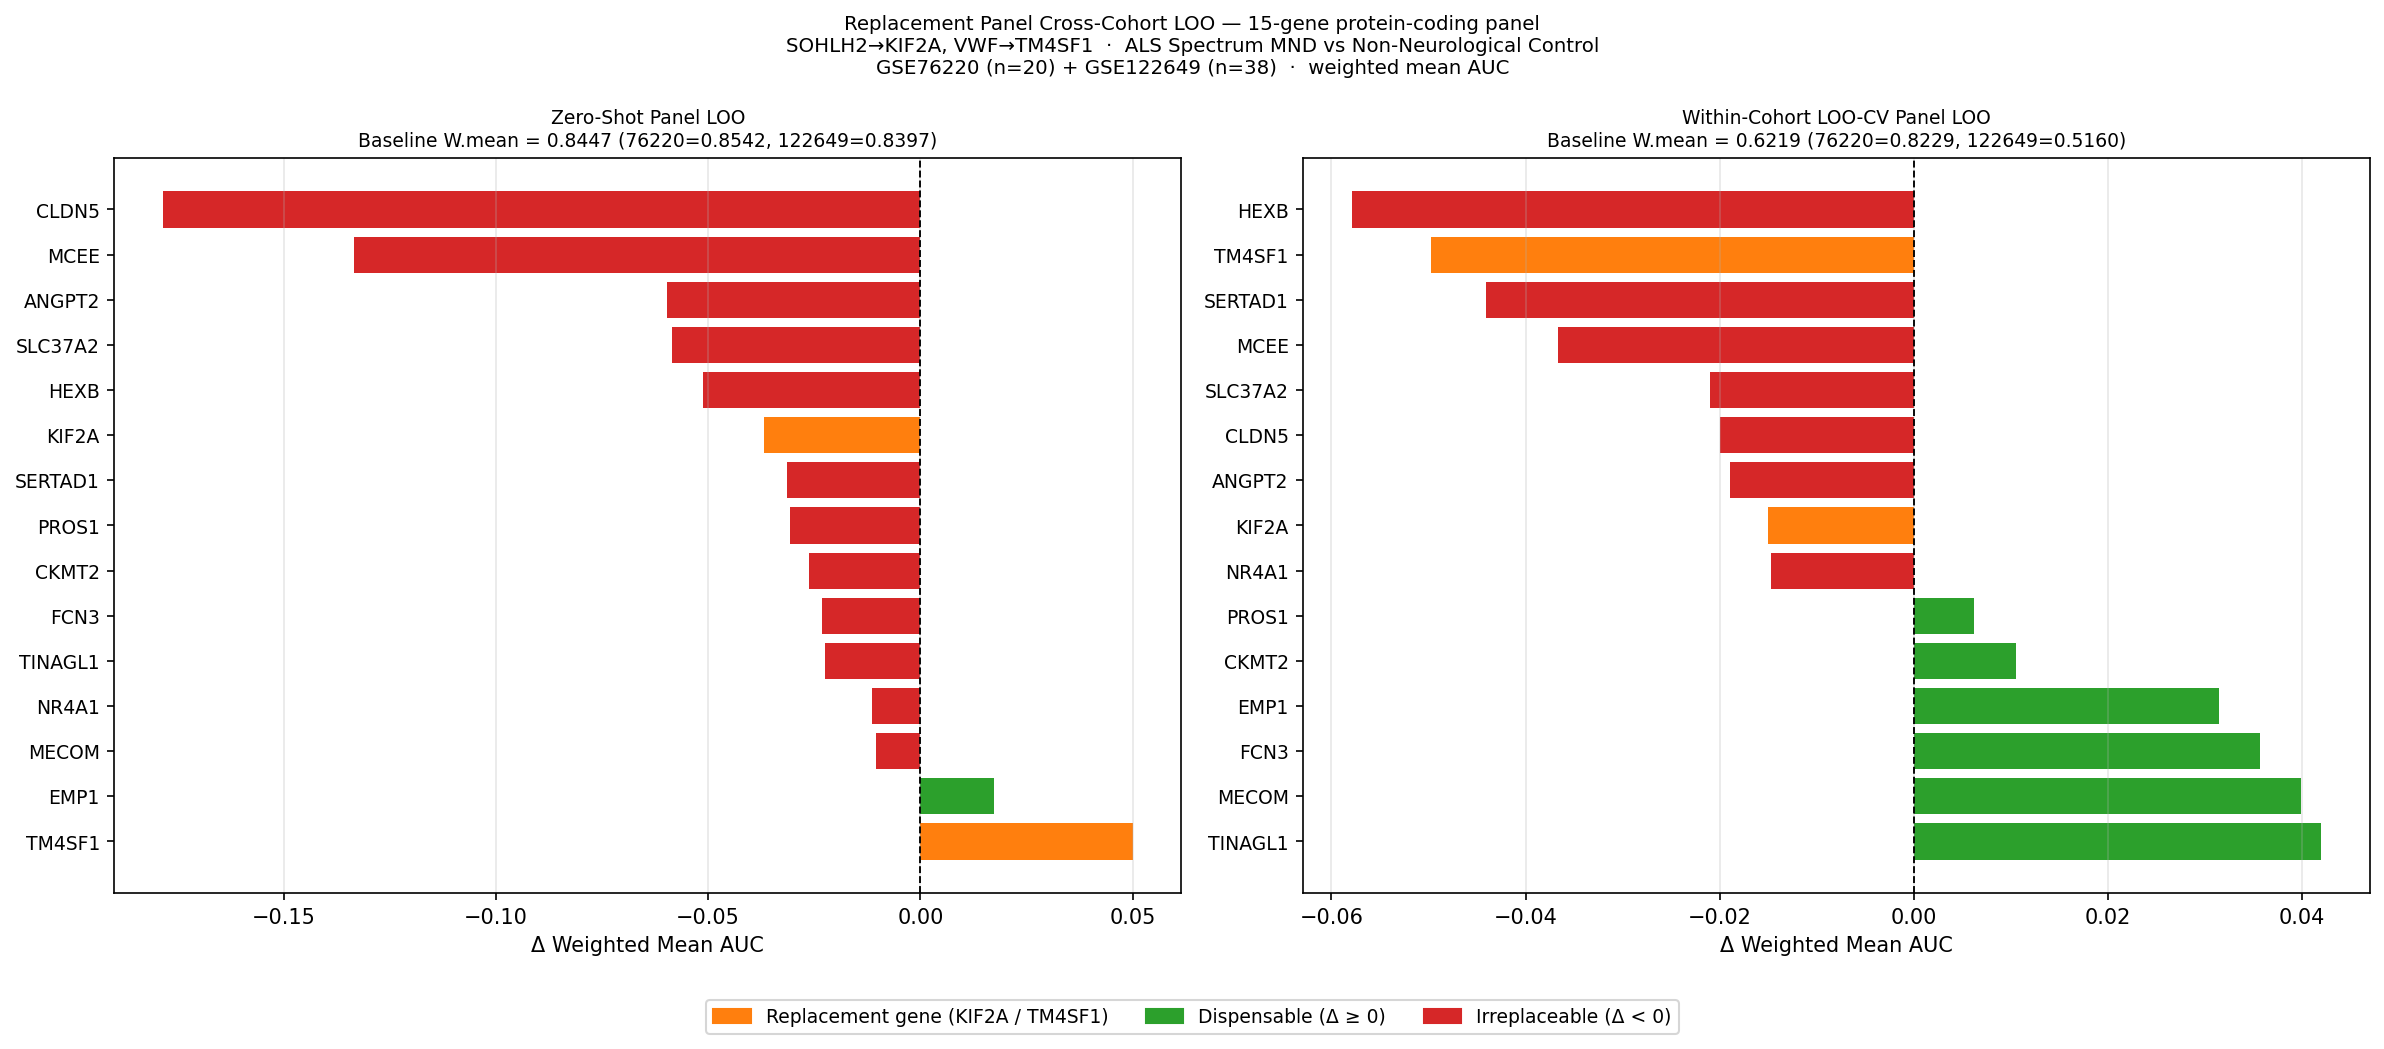

The script that saved this image:
"""Cross-cohort LOO on the 15-gene protein-coding replacement panel.

The replacement panel is the minimum transferable protein-coding panel with
the two weakest members swapped out for their greedy-identified replacements:

  SOHLH2 → KIF2A   (SOHLH2: most redundant; LOO Δ = -0.0018 within main cohort)
  VWF    → TM4SF1  (VWF: atypical cross-platform transfer; best swap for GSE76220)

This gives a clean 15-gene panel where every member is protein-coding, and
both new genes were already validated as part of the 4-swap greedy panel.

For each of the 15 panel genes, drops it and evaluates the 14-gene reduced
panel on two independent external cohorts:

  - GSE76220  (lumbar SC LCM,   n=20)
  - GSE122649 (motor cortex,    n=38)

Two evaluation conditions per cohort per removed gene:
  A) Zero-shot: retrain on GPL24676 using cohort-available genes; evaluate ZS.
  B) Within-cohort LOO-CV (min_child_samples=1).

Summary metric:
  Weighted mean AUC = (20 * AUC_76 + 38 * AUC_122) / 58
  Δ = weighted mean (14-gene) − weighted mean (full 15-gene baseline)
  Positive Δ → gene is dispensable; Negative Δ → gene is irreplaceable.

Outputs:
  replacement_panel_loo.txt  — results table
  replacement_panel_loo.png  — ZS and LOO Δ bar charts
"""
from __future__ import annotations

import json
import sys
import warnings
from pathlib import Path

import numpy as np

SCRIPT_DIR = Path(__file__).parent
ALS_DIR = SCRIPT_DIR.parent

sys.path.insert(0, str(ALS_DIR))

from utils import load_dataset  # noqa: E402

from additional_cohort_gse122649 import (  # noqa: E402
    _RAW_TAR,
    _RAW_TAR_URL,
    _download_with_retry,
    _extract_counts,
    _parse_soft,
)

_PANEL_CSV = SCRIPT_DIR / "lgbm_core25_panel.csv"
_PARAMS_PATH = SCRIPT_DIR / "lgbm_top500_best_params.json"

RANDOM_STATE = 42
N_76220 = 20
N_122649 = 38
TOTAL_N = N_76220 + N_122649

# Original 15 protein-coding panel members (symbols)
_PROTEIN_CODING_PANEL = {
    "MECOM", "SERTAD1", "FCN3", "PROS1", "ANGPT2", "EMP1", "TINAGL1",
    "CKMT2", "VWF", "CLDN5", "NR4A1", "SOHLH2", "HEXB", "MCEE", "SLC37A2",
}

# Greedy replacement mappings (symbol_out → symbol_in)
_REPLACEMENTS = {
    "SOHLH2": ("KIF2A",  "ENSG00000068796"),
    "VWF":    ("TM4SF1", "ENSG00000169908"),
}


# ---------------------------------------------------------------------------
# Data loaders (identical to cross_cohort_panel_loo.py)
# ---------------------------------------------------------------------------


def _load_gpl24676_raw() -> tuple[np.ndarray, list[str], np.ndarray]:
    (ds,) = load_dataset(
        "GSE153960", platform="GPL24676", resources_dir=ALS_DIR / "resources"
    )
    return ds.X.values.astype(np.float32), list(ds.X.columns), ds.y.values.astype(int)


def _load_gse76220_log1p() -> tuple[np.ndarray, list[str], np.ndarray]:
    (ds,) = load_dataset("GSE76220", resources_dir=ALS_DIR / "resources")
    with warnings.catch_warnings():
        warnings.filterwarnings("ignore", category=RuntimeWarning)
        X = np.log1p(ds.X.values.astype(np.float32))
    return X, list(ds.X.columns), ds.y.values.astype(int)


# ---------------------------------------------------------------------------
# Evaluation helpers (identical to cross_cohort_panel_loo.py)
# ---------------------------------------------------------------------------


def _zeroshot_auc(
    X_tr_raw: np.ndarray,
    tr_cols: list[int],
    y_tr: np.ndarray,
    X_te_log: np.ndarray,
    te_cols: list[int],
    y_te: np.ndarray,
    params: dict,
) -> float:
    from lightgbm import LGBMClassifier
    from sklearn.metrics import roc_auc_score
    from sklearn.preprocessing import StandardScaler

    X_tr = np.log1p(X_tr_raw[:, tr_cols])
    X_te = X_te_log[:, te_cols]
    sc = StandardScaler()
    X_tr_sc = sc.fit_transform(X_tr).astype(np.float32)
    X_te_sc = sc.transform(X_te).astype(np.float32)
    clf = LGBMClassifier(**params)
    with warnings.catch_warnings():
        warnings.filterwarnings("ignore")
        clf.fit(X_tr_sc, y_tr)
    return float(roc_auc_score(y_te, clf.predict_proba(X_te_sc)[:, 1]))


def _loo_cv_auc(
    X_log: np.ndarray,
    cols: list[int],
    y: np.ndarray,
    params: dict,
) -> float:
    from lightgbm import LGBMClassifier
    from sklearn.metrics import roc_auc_score
    from sklearn.preprocessing import StandardScaler

    loo_params = {**params, "min_child_samples": 1}
    X = X_log[:, cols]
    n = len(y)
    scores = np.zeros(n)
    for i in range(n):
        tr = [j for j in range(n) if j != i]
        sc = StandardScaler()
        X_tr = sc.fit_transform(X[tr]).astype(np.float32)
        X_va = sc.transform(X[[i]]).astype(np.float32)
        clf = LGBMClassifier(**loo_params)
        with warnings.catch_warnings():
            warnings.filterwarnings("ignore")
            clf.fit(X_tr, y[tr])
        scores[i] = clf.predict_proba(X_va)[0, 1]
    return float(roc_auc_score(y, scores))


# ---------------------------------------------------------------------------
# Panel construction
# ---------------------------------------------------------------------------


def _build_replacement_panel(
    feat_train: list[str],
) -> list[tuple[str, str]]:
    """Return list of (ensg_versioned, symbol) for the 15-gene replacement panel.

    Reads the core 25-gene panel CSV, keeps protein-coding members, and
    applies the SOHLH2→KIF2A and VWF→TM4SF1 swaps.
    """
    import pandas as pd

    panel_df = pd.read_csv(_PANEL_CSV)
    base_to_versioned = {n.split(".")[0]: n for n in feat_train}

    entries: list[tuple[str, str]] = []
    for _, row in panel_df.iterrows():
        sym: str = str(row["symbol"])
        feat: str = str(row["feature"])

        if sym not in _PROTEIN_CODING_PANEL:
            continue  # skip non-coding

        if sym in _REPLACEMENTS:
            # Swap this gene out for its replacement
            new_sym, new_base = _REPLACEMENTS[sym]
            new_feat = base_to_versioned.get(new_base)
            if new_feat is None:
                raise RuntimeError(
                    f"Replacement gene {new_sym} ({new_base}) not found in "
                    "GPL24676 training feature space."
                )
            entries.append((new_feat, new_sym))
        else:
            entries.append((feat, sym))

    assert len(entries) == 15, f"Expected 15 panel genes, got {len(entries)}"
    return entries


# ---------------------------------------------------------------------------
# Main
# ---------------------------------------------------------------------------


def main() -> None:
    import matplotlib
    import matplotlib.pyplot as plt
    import pandas as pd

    matplotlib.use("Agg")

    print("=" * 70)
    print("Replacement Panel Cross-Cohort LOO")
    print("15-gene protein-coding panel: SOHLH2→KIF2A, VWF→TM4SF1")
    print("=" * 70)

    # ------------------------------------------------------------------
    # Load all datasets
    # ------------------------------------------------------------------
    print("\n[1] Loading GPL24676 training data ...")
    X_tr_raw, feat_train, y_tr = _load_gpl24676_raw()
    train_name_to_col = {n: i for i, n in enumerate(feat_train)}
    print(f"  n={len(y_tr)}  ALS={y_tr.sum()}  Ctrl={(y_tr == 0).sum()}")

    print("\n[2] Loading GSE76220 ...")
    X_76_log, feat_76, y_76 = _load_gse76220_log1p()
    sym_to_col_76 = {s: i for i, s in enumerate(feat_76)}
    print(f"  n={len(y_76)}  ALS={y_76.sum()}  Ctrl={(y_76 == 0).sum()}")

    print("\n[3] Loading GSE122649 ...")
    if not _RAW_TAR.exists():
        _download_with_retry(_RAW_TAR_URL, _RAW_TAR, "GSE122649_RAW.tar")
    else:
        print(f"  Using cached RAW.tar ({_RAW_TAR.stat().st_size / 1e6:.0f} MB)")
    gsm_to_diag = _parse_soft()
    X_122_raw, syms_122, _, y_122 = _extract_counts(_RAW_TAR, gsm_to_diag)
    X_122_log = np.log1p(X_122_raw.astype(np.float32))
    sym_to_col_122 = {s: i for i, s in enumerate(syms_122)}
    print(f"  n={len(y_122)}  ALS={y_122.sum()}  Ctrl={(y_122 == 0).sum()}")

    # ------------------------------------------------------------------
    # Build replacement panel and resolve column indices
    # ------------------------------------------------------------------
    print("\n[4] Building 15-gene replacement panel ...")
    panel_entries = _build_replacement_panel(feat_train)

    params = json.loads(_PARAMS_PATH.read_text())
    params.update({"colsample_bytree": 1.0, "random_state": RANDOM_STATE,
                   "n_jobs": -1, "verbose": -1})

    # (train_col, col_76, col_122) — None if not available in that dataset
    gene_cols: list[tuple[int | None, int | None, int | None]] = []
    for feat, sym in panel_entries:
        tr_col = train_name_to_col.get(feat)
        gene_cols.append((tr_col, sym_to_col_76.get(sym), sym_to_col_122.get(sym)))

    for (feat, sym), (tc, c76, c122) in zip(panel_entries, gene_cols):
        avail = f"train={'Y' if tc is not None else 'N'}  " \
                f"76220={'Y' if c76 is not None else 'N'}  " \
                f"122649={'Y' if c122 is not None else 'N'}"
        print(f"  {sym:<12}  {avail}")

    # Full-panel column lists (genes available in BOTH train and the cohort)
    full_tr_76 = [gc[0] for gc in gene_cols if gc[0] is not None and gc[1] is not None]
    full_te_76 = [gc[1] for gc in gene_cols if gc[0] is not None and gc[1] is not None]
    full_tr_122 = [gc[0] for gc in gene_cols if gc[0] is not None and gc[2] is not None]
    full_te_122 = [gc[2] for gc in gene_cols if gc[0] is not None and gc[2] is not None]

    native_76 = [sym for sym, gc in zip([e[1] for e in panel_entries], gene_cols)
                 if gc[0] is not None and gc[1] is not None]
    native_122 = [sym for sym, gc in zip([e[1] for e in panel_entries], gene_cols)
                  if gc[0] is not None and gc[2] is not None]

    print(f"\n  Native in GSE76220  ({len(full_tr_76)}/15): {', '.join(native_76)}")
    print(f"  Native in GSE122649 ({len(full_tr_122)}/15): {', '.join(native_122)}")

    # ------------------------------------------------------------------
    # Baseline — full replacement panel
    # ------------------------------------------------------------------
    print("\n[5] Baseline (full 15-gene replacement panel, native genes per cohort) ...")
    base_zs_76 = _zeroshot_auc(
        X_tr_raw, full_tr_76, y_tr, X_76_log, full_te_76, y_76, params
    )
    base_zs_122 = _zeroshot_auc(
        X_tr_raw, full_tr_122, y_tr, X_122_log, full_te_122, y_122, params
    )
    base_loo_76 = _loo_cv_auc(X_76_log, full_te_76, y_76, params)
    base_loo_122 = _loo_cv_auc(X_122_log, full_te_122, y_122, params)
    base_wm_zs = (N_76220 * base_zs_76 + N_122649 * base_zs_122) / TOTAL_N
    base_wm_loo = (N_76220 * base_loo_76 + N_122649 * base_loo_122) / TOTAL_N

    print(
        f"  Zero-shot:  76220={base_zs_76:.4f}  122649={base_zs_122:.4f}"
        f"  W.mean={base_wm_zs:.4f}"
    )
    print(
        f"  LOO-CV:     76220={base_loo_76:.4f}  122649={base_loo_122:.4f}"
        f"  W.mean={base_wm_loo:.4f}"
    )

    # ------------------------------------------------------------------
    # Panel LOO (15 iterations)
    # ------------------------------------------------------------------
    print(f"\n[6] Panel LOO ({len(panel_entries)} iterations) ...")
    results: list[dict] = []

    for i, (feat, sym) in enumerate(panel_entries):
        _, c76_i, c122_i = gene_cols[i]
        print(f"  [{i+1:2d}/15] Remove {sym:<12}", end=" ", flush=True)

        tr_76_r = [gc[0] for j, gc in enumerate(gene_cols)
                   if j != i and gc[0] is not None and gc[1] is not None]
        te_76_r = [gc[1] for j, gc in enumerate(gene_cols)
                   if j != i and gc[0] is not None and gc[1] is not None]
        tr_122_r = [gc[0] for j, gc in enumerate(gene_cols)
                    if j != i and gc[0] is not None and gc[2] is not None]
        te_122_r = [gc[2] for j, gc in enumerate(gene_cols)
                    if j != i and gc[0] is not None and gc[2] is not None]

        zs_76 = _zeroshot_auc(X_tr_raw, tr_76_r, y_tr, X_76_log, te_76_r, y_76, params)
        zs_122 = _zeroshot_auc(
            X_tr_raw, tr_122_r, y_tr, X_122_log, te_122_r, y_122, params
        )
        loo_76 = _loo_cv_auc(X_76_log, te_76_r, y_76, params)
        loo_122 = _loo_cv_auc(X_122_log, te_122_r, y_122, params)

        wm_zs = (N_76220 * zs_76 + N_122649 * zs_122) / TOTAL_N
        wm_loo = (N_76220 * loo_76 + N_122649 * loo_122) / TOTAL_N
        d_zs = wm_zs - base_wm_zs
        d_loo = wm_loo - base_wm_loo

        results.append({
            "symbol": sym,
            "replaced_from": "SOHLH2" if sym == "KIF2A"
                             else "VWF" if sym == "TM4SF1" else None,
            "in_76220": c76_i is not None,
            "in_122649": c122_i is not None,
            "zs_76220": zs_76,
            "zs_122649": zs_122,
            "wm_zs": wm_zs,
            "d_zs": d_zs,
            "loo_76220": loo_76,
            "loo_122649": loo_122,
            "wm_loo": wm_loo,
            "d_loo": d_loo,
        })
        print(f"ZS Δ={d_zs:+.4f}  LOO Δ={d_loo:+.4f}")

    # ------------------------------------------------------------------
    # Output table
    # ------------------------------------------------------------------
    df = pd.DataFrame(results)
    df_zs = df.sort_values("d_zs", ascending=False)

    lines = [
        "Replacement Panel Cross-Cohort LOO",
        "15-gene protein-coding panel: SOHLH2→KIF2A, VWF→TM4SF1",
        "=" * 70,
        "Baseline (full 15-gene replacement panel, native genes per cohort):",
        f"  Zero-shot : GSE76220={base_zs_76:.4f}  GSE122649={base_zs_122:.4f}"
        f"  Weighted mean={base_wm_zs:.4f}",
        f"  LOO-CV    : GSE76220={base_loo_76:.4f}  GSE122649={base_loo_122:.4f}"
        f"  Weighted mean={base_wm_loo:.4f}",
        f"  Weights: GSE76220 n={N_76220}, GSE122649 n={N_122649}, total={TOTAL_N}",
        "",
        "SORTED BY Δ zero-shot weighted mean (positive = dispensable):",
        (
            f"{'Gene':<12}  {'Replaces':<10}  {'76?':>3}  {'122?':>4}  "
            f"{'ZS_76':>7}  {'ZS_122':>7}  {'WM_ZS':>7}  {'Δ_ZS':>7}  "
            f"{'LOO_76':>7}  {'LOO_122':>8}  {'WM_LOO':>7}  {'Δ_LOO':>7}"
        ),
        "-" * 100,
    ]

    for _, r in df_zs.iterrows():
        repl = r["replaced_from"] if r["replaced_from"] else "—"
        lines.append(
            f"{r['symbol']:<12}  {repl:<10}  "
            f"{'Y' if r['in_76220'] else 'N':>3}  "
            f"{'Y' if r['in_122649'] else 'N':>4}  "
            f"{r['zs_76220']:.4f}  {r['zs_122649']:.4f}  "
            f"{r['wm_zs']:.4f}  {r['d_zs']:+.4f}  "
            f"{r['loo_76220']:.4f}  {r['loo_122649']:.4f}  "
            f"  {r['wm_loo']:.4f}  {r['d_loo']:+.4f}"
        )

    out_txt = SCRIPT_DIR / "replacement_panel_loo.txt"
    out_txt.write_text("\n".join(lines))
    print(f"\nSaved → {out_txt.name}")

    # ------------------------------------------------------------------
    # Plot
    # ------------------------------------------------------------------
    df_loo = df.sort_values("d_loo", ascending=False)

    _CLR_NEW = "#ff7f0e"   # orange — replacement genes
    _CLR_POS = "#2ca02c"   # green — dispensable
    _CLR_NEG = "#d62728"   # red — irreplaceable

    def _bar_color(row: pd.Series, val_col: str) -> str:
        if row["symbol"] in ("KIF2A", "TM4SF1"):
            return _CLR_NEW
        return _CLR_POS if row[val_col] >= 0 else _CLR_NEG

    colors_zs = [_bar_color(r, "d_zs") for _, r in df_zs.iterrows()]
    colors_loo = [_bar_color(r, "d_loo") for _, r in df_loo.iterrows()]

    syms_zs = df_zs["symbol"].tolist()
    d_zs_vals = df_zs["d_zs"].tolist()
    syms_loo = df_loo["symbol"].tolist()
    d_loo_vals = df_loo["d_loo"].tolist()

    fig, (ax1, ax2) = plt.subplots(1, 2, figsize=(16, 7))

    ax1.barh(range(len(syms_zs)), d_zs_vals, color=colors_zs, edgecolor="none")
    ax1.axvline(0, color="black", lw=0.9, ls="--")
    ax1.set_yticks(range(len(syms_zs)))
    ax1.set_yticklabels(syms_zs, fontsize=9)
    ax1.set_xlabel("Δ Weighted Mean AUC")
    ax1.set_title(
        f"Zero-Shot Panel LOO\n"
        f"Baseline W.mean = {base_wm_zs:.4f} "
        f"(76220={base_zs_76:.4f}, 122649={base_zs_122:.4f})",
        fontsize=9,
    )
    ax1.grid(axis="x", alpha=0.3)

    ax2.barh(range(len(syms_loo)), d_loo_vals, color=colors_loo, edgecolor="none")
    ax2.axvline(0, color="black", lw=0.9, ls="--")
    ax2.set_yticks(range(len(syms_loo)))
    ax2.set_yticklabels(syms_loo, fontsize=9)
    ax2.set_xlabel("Δ Weighted Mean AUC")
    ax2.set_title(
        f"Within-Cohort LOO-CV Panel LOO\n"
        f"Baseline W.mean = {base_wm_loo:.4f} "
        f"(76220={base_loo_76:.4f}, 122649={base_loo_122:.4f})",
        fontsize=9,
    )
    ax2.grid(axis="x", alpha=0.3)

    import matplotlib.patches as mpatches
    legend_handles = [
        mpatches.Patch(color=_CLR_NEW, label="Replacement gene (KIF2A / TM4SF1)"),
        mpatches.Patch(color=_CLR_POS, label="Dispensable (Δ ≥ 0)"),
        mpatches.Patch(color=_CLR_NEG, label="Irreplaceable (Δ < 0)"),
    ]
    fig.legend(handles=legend_handles, loc="lower center", ncol=3,
               fontsize=9, bbox_to_anchor=(0.5, 0.0))

    fig.suptitle(
        "Replacement Panel Cross-Cohort LOO — 15-gene protein-coding panel\n"
        "SOHLH2→KIF2A, VWF→TM4SF1  ·  "
        "ALS Spectrum MND vs Non-Neurological Control\n"
        "GSE76220 (n=20) + GSE122649 (n=38)  ·  weighted mean AUC",
        fontsize=9.5,
    )
    plt.tight_layout(rect=[0, 0.06, 1, 1])
    out_png = SCRIPT_DIR / "replacement_panel_loo.png"
    fig.savefig(out_png, dpi=150, bbox_inches="tight")
    plt.close("all")
    print(f"Saved → {out_png.name}")


if __name__ == "__main__":
    main()
